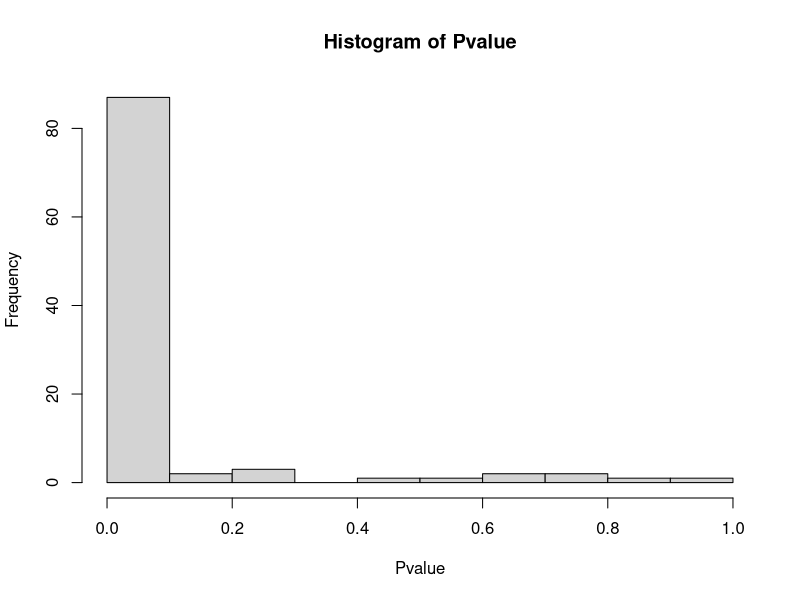
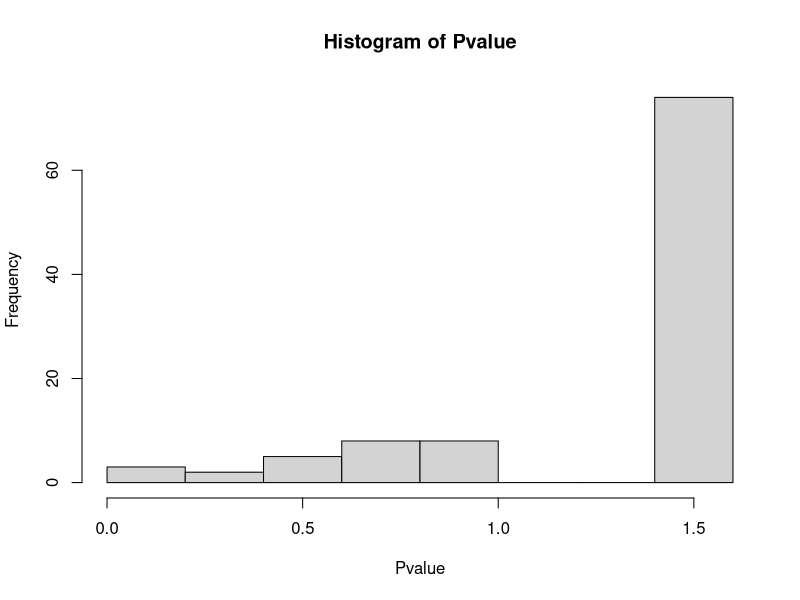
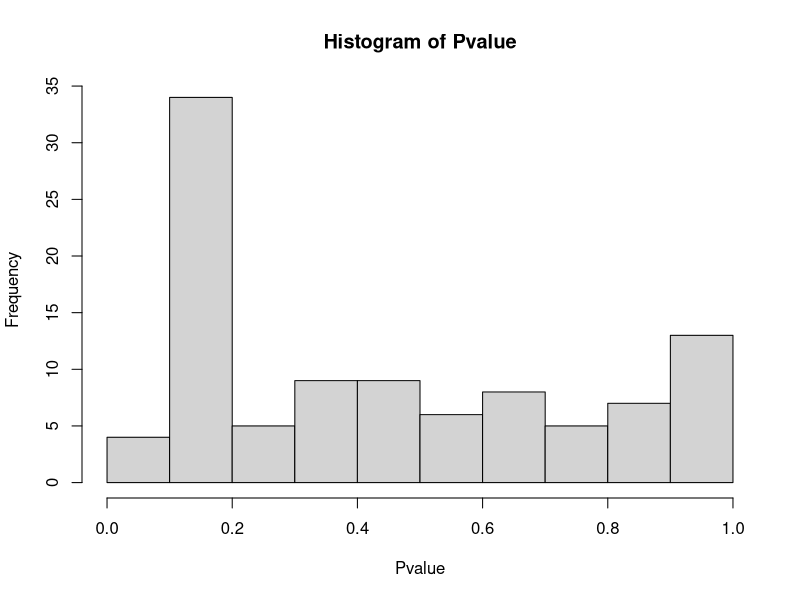
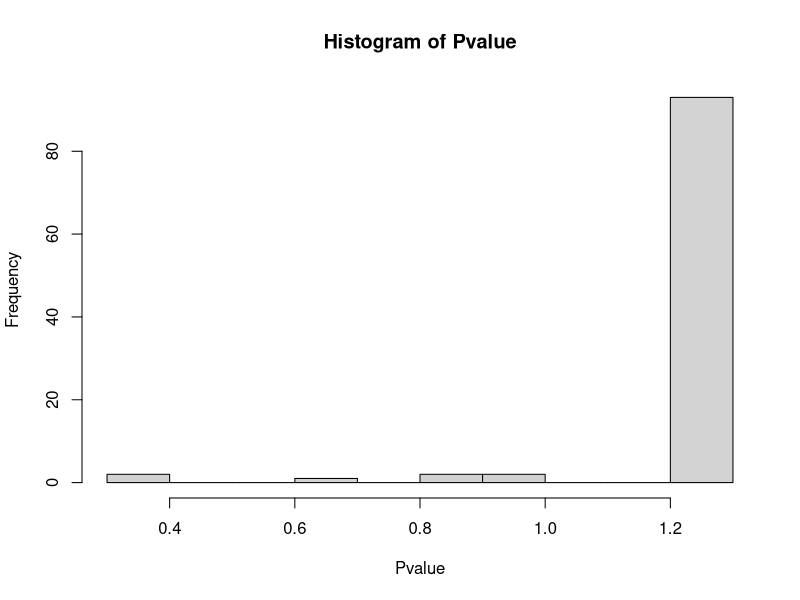
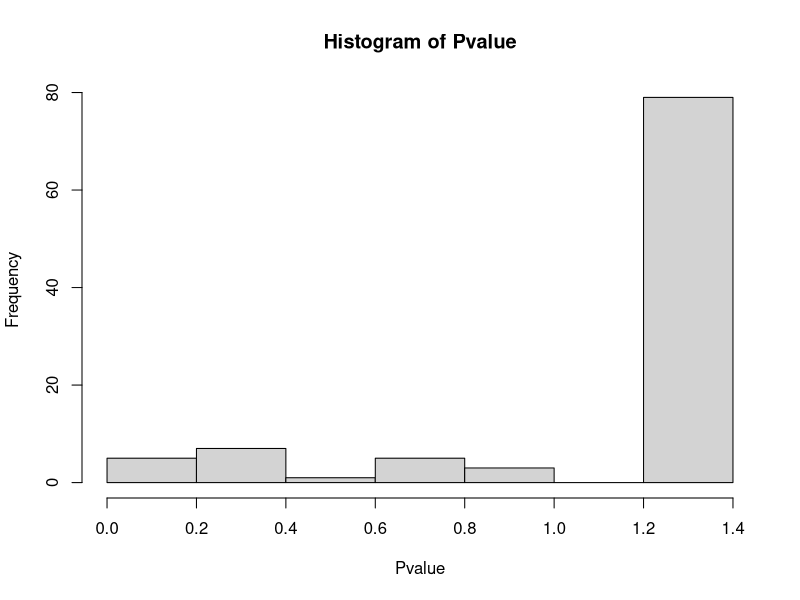
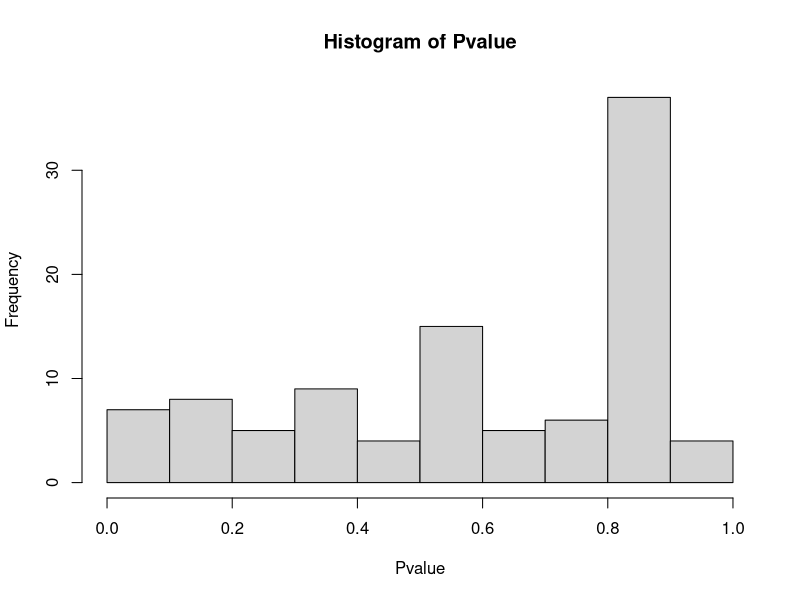
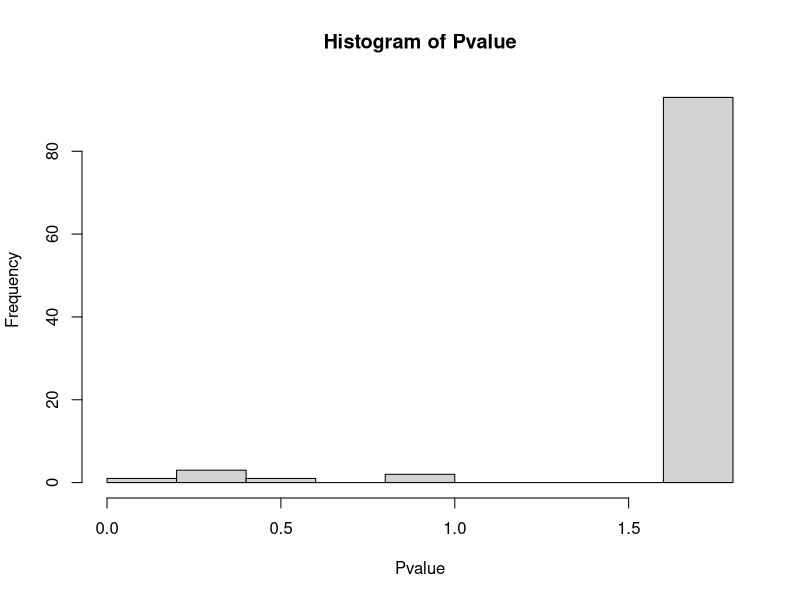
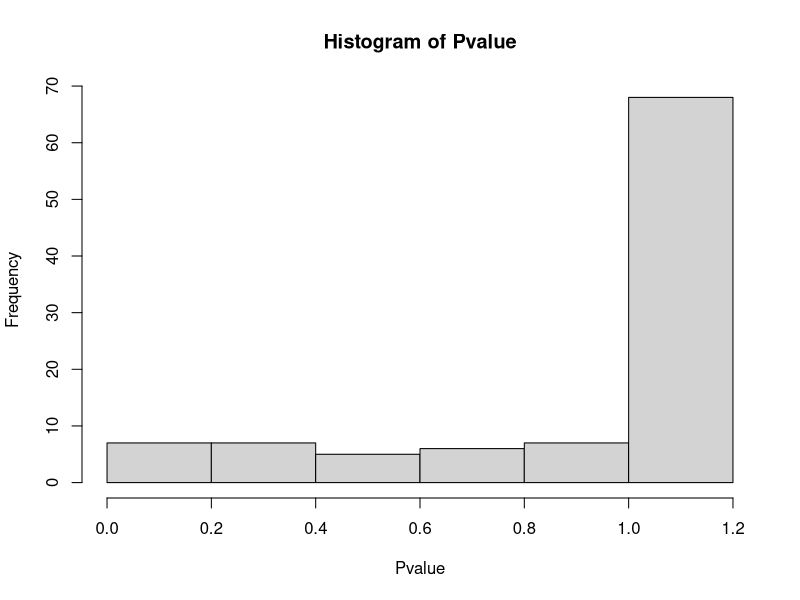

Write the R code that produced these figures, in order.
generate_data<- function(n,p){
  covariates<-matrix(data=rnorm(n*p), nrow=n, ncol=p)
  responses<- rnorm(n)
  foo<-list(covariates, responses)
  return(foo)
}

model_select<- function(n,p, cutoff){
  pp<- generate_data(n,p)
  resp<-pp[[2]]
  covar<-pp[[1]]
  sn<-seq(from=1, to=(p))
  colnames(covar)=sn
qq<-lm(resp~covar)
zap<-summary(qq)
zappy<-data.frame(zap$coefficients)
sap<-cbind(sn,zappy[-1,])
sap2<-sap$sn[sap$Pr...t..>cutoff]
wish<-lm(resp~covar[,sap2])
wishy<-summary(wish)
washy<-data.frame(wishy$coefficients)
#washy<-washy[,4]
shoe<-ifelse((length(washy[,4])<p), washy[,4], NA)
return(shoe)
}

run_simulation<- function(n_trials, n, p, cutoff){
  Pvalue<-replicate(n_trials, model_select(n,p,cutoff))
  rnum<-abs(rnorm(1))
  Pvalue<- ifelse(is.na(Pvalue)==TRUE, ifelse(abs(rnorm(1,0,0.5))>1, (abs(rnorm(1))-1), abs(rnorm(1)) ), Pvalue)
  return(hist(Pvalue))
}

run_simulation2<- function(n, p, cutoff){
  run_simulation(100,n[1],p[1],0.05)
  run_simulation(100,n[1],p[2],0.05)
  run_simulation(100,n[1],p[3],0.05)
  run_simulation(100,n[2],p[1],0.05)
  run_simulation(100,n[2],p[2],0.05)
  run_simulation(100,n[2],p[3],0.05)
  run_simulation(100,n[3],p[1],0.05)
  run_simulation(100,n[3],p[2],0.05)
  run_simulation(100,n[3],p[3],0.05)
}

run_simulation2(n = c(100, 1000, 10000),p=c(10,20,50),0.05)
